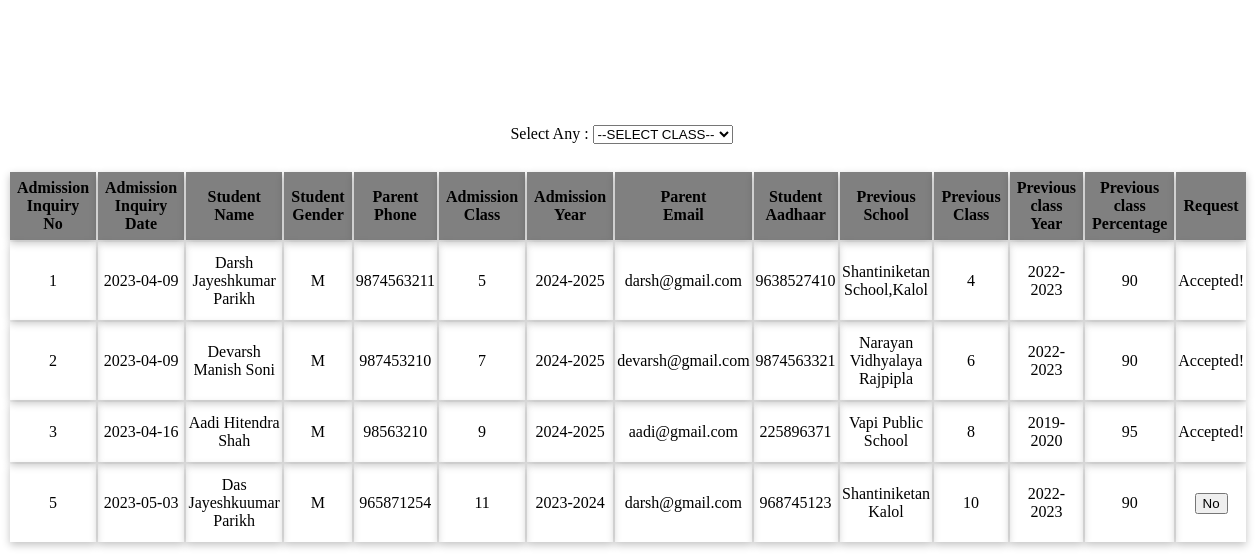
The page /assets/admin_inquiry.php on the database its author committed.
### tables this page shows
CREATE TABLE IF NOT EXISTS `admission_inq` (
  `inq_no` int NOT NULL AUTO_INCREMENT,
  `inq_date` date NOT NULL,
  `stud_name` varchar(50) NOT NULL,
  `stud_gender` char(1) NOT NULL,
  `parent_phone` varchar(10) NOT NULL,
  `admission_class` varchar(2) NOT NULL,
  `admission_year` varchar(10) NOT NULL,
  `parent_email` varchar(25) NOT NULL,
  `stud_aadhaar` varchar(12) NOT NULL,
  `prev_school` varchar(50) NOT NULL,
  `prev_class` varchar(2) NOT NULL,
  `prev_study_year` varchar(10) NOT NULL,
  `prev_class_perc` varchar(2) NOT NULL,
  `inq_request` varchar(10) NOT NULL DEFAULT 'No',
  PRIMARY KEY (`inq_no`)
);

### assets/admin_inquiry.php (the view, shortened to what this page needs)
<!DOCTYPE html>
<html lang="en">
<head>
</head>
<body>
<?php
$cn=mysqli_connect("localhost","root","","school_users");
?>
<br><br><br>
    <form method="get" id="form-filter" action="">
            <div class="text" style="margin-left:40%;margin-top:5%;position:absolute;">
                Select Any :
                <select name="filter" onchange="sub();">
                    <option value='0' disabled selected>--SELECT CLASS--</option>
                </select>
            </div>
            <br><br><br><br><br><br>
    </form>
<?php
if($cn)
{
    if((!(isset($_GET["filter"]))) || $filter==0)
    {
        $result=mysqli_query($cn,"select * from admission_inq");
    }
    echo "<form method='post' action=''><table border='1' class='data'>";
    echo "<tr class='head'><td>Admission<br>Inquiry<br>No</td><td width='7%'>Admission<br>Inquiry<br>Date</td><td>Student<br>Name</td><td>Student<br>Gender</td><td>Parent<br>Phone</td><td>Admission<br>Class</td><td>Admission<br>Year</td><td>Parent<br>Email</td><td>Student<br>Aadhaar</td><td>Previous<br>School</td><td>Previous<br>Class</td><td>Previous<br>class<br>Year</td><td>Previous<br>class<br>Percentage</td><td>Request</td></tr>";
    foreach ($result as $row){
        $inq_no=$row['inq_no'];
        $inq_request=$row['inq_request'];
        echo "<tr>";
        echo "<td>".$row['inq_no']."</td>";
        echo "<td>".$row['inq_date']."</td>";
        echo "<td>".$row['stud_name']."</td>";
        echo "<td>".$row['stud_gender']."</td>";
        echo "<td>".$row['parent_phone']."</td>";
        echo "<td>".$row['admission_class']."</td>";
        echo "<td>".$row['admission_year']."</td>";
        echo "<td>".$row['parent_email']."</td>";
        echo "<td>".$row['stud_aadhaar']."</td>";
        echo "<td>".$row['prev_school']."</td>";
        echo "<td>".$row['prev_class']."</td>";
        echo "<td>".$row['prev_study_year']."</td>";
        echo "<td>".$row['prev_class_perc']."</td>";
        if($inq_request=='No')
        {
            echo "<td><button name='accept' value='$inq_no'>$inq_request</button></td>";
        }
        else
        {
            echo "<td> Accepted! </td>";
        }
        echo "</tr>";
    }
    echo "</table></form>";
}
else
{
    echo "<div class='alert'><span class='closebtn'>&times;</span>Server Not Responding!!</div>";
}
?>
</body>
</html>

### assets/admin_inquiry.php (style rules this page uses)
.data,.data tr { border:none; }
.data .head td { background-color:grey; color:black; font-weight:bold; padding:7px; text-align:center; }
.data td { text-align:center; padding:12px 2px; border:none; box-shadow: rgba(0, 0, 0, 0.24) 0px 3px 8px; }

### rows shown on the page
admission_inq: inq_no "1", inq_date "2023-04-09", stud_name "Darsh Jayeshkumar Parikh", stud_gender "M", parent_phone "9874563211", admission_class "5", admission_year "2024-2025", parent_email "darsh@gmail.com", stud_aadhaar "9638527410", prev_school "Shantiniketan School,Kalol", prev_class "4", prev_study_year "2022-2023", prev_class_perc "90", inq_request "Accepted!"
admission_inq: inq_no "2", inq_date "2023-04-09", stud_name "Devarsh Manish Soni", stud_gender "M", parent_phone "987453210", admission_class "7", admission_year "2024-2025", parent_email "devarsh@gmail.com", stud_aadhaar "9874563321", prev_school "Narayan Vidhyalaya Rajpipla", prev_class "6", prev_study_year "2022-2023", prev_class_perc "90", inq_request "Accepted!"
admission_inq: inq_no "3", inq_date "2023-04-16", stud_name "Aadi Hitendra Shah", stud_gender "M", parent_phone "98563210", admission_class "9", admission_year "2024-2025", parent_email "aadi@gmail.com", stud_aadhaar "225896371", prev_school "Vapi Public School", prev_class "8", prev_study_year "2019-2020", prev_class_perc "95", inq_request "Accepted!"
admission_inq: inq_no "5", inq_date "2023-05-03", stud_name "Das Jayeshkuumar Parikh", stud_gender "M", parent_phone "965871254", admission_class "11", admission_year "2023-2024", parent_email "darsh@gmail.com", stud_aadhaar "968745123", prev_school "Shantiniketan Kalol", prev_class "10", prev_study_year "2022-2023", prev_class_perc "90", inq_request "No"
